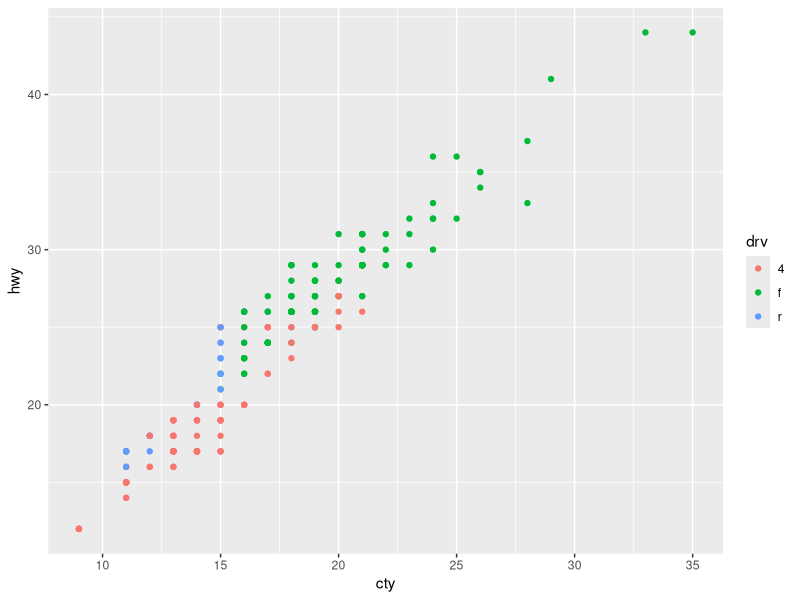
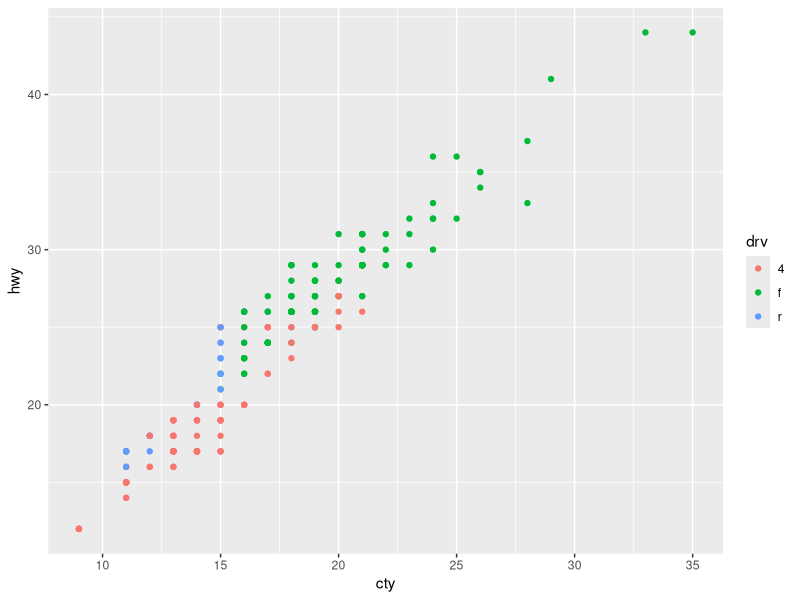

The R source for these figures, in order:
## ---- chunk 1
knitr::opts_chunk$set(echo = TRUE)
library(tidyverse)
## ---- chunk 2
ggplot(data = mpg) + 
  geom_point(mapping = aes(x = cty, y = hwy, color = drv))
## ---- chunk 3
ggplot(data = mpg, mapping = aes(x = cty, y = hwy, color = drv)) + 
  geom_point()
